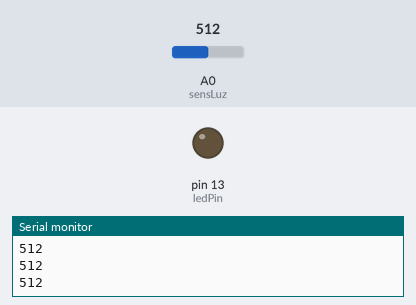
This sketch was run on a simulated Arduino Uno, built with avr-gcc and run on an emulated ATmega328P. Parts: output pins drawn as LEDs (lit = HIGH), the last lines printed to the serial monitor. Inputs (shaded band) come from the test bench; at power-on: A0 (sensLuz) = 512.

Above: at 1.2 s.
1.3 s: A0 (sensLuz) set to 86
2.8 s: A0 (sensLuz) set to 74
At 4.0 s:
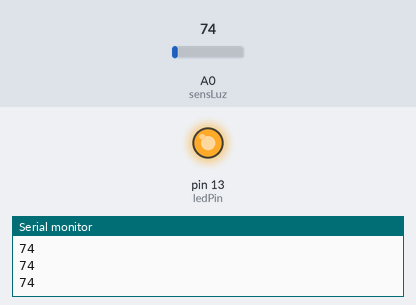
4.3 s: A0 (sensLuz) set to 90
At 5.5 s:
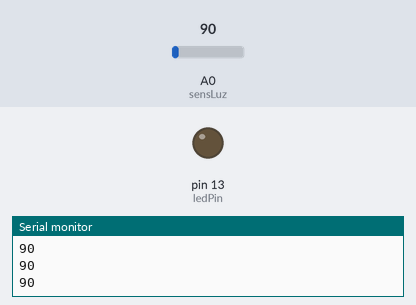
5.8 s: A0 (sensLuz) set to 70
At 6.6 s:
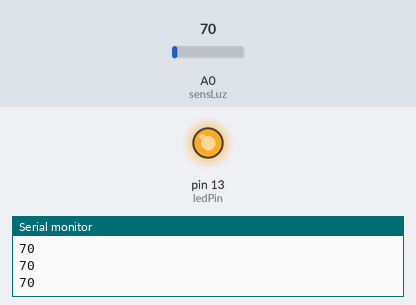
Timing chart, 0 to 8.3 s (numbered marks = the images above; inputs shaded):
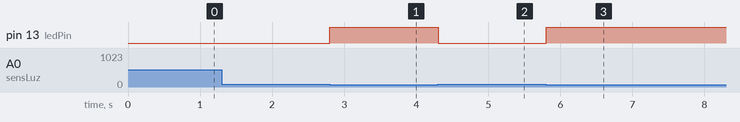

Measured:
- the behaviour switches between 80 and 79 on A0 (sensLuz) (found by bisection; images 0 and 1)
- after the input at 2.8 s, pin 13 (ledPin): LOW → HIGH at once
- after the input at 4.3 s, pin 13 (ledPin): HIGH → LOW at once
- after the input at 5.8 s, pin 13 (ledPin): LOW → HIGH at once

The sketch:

_01ledluz.ino
```cpp
int ledPin = 13;
int sensLuz = A0;

int luz = 0;


void setup() {
  pinMode(ledPin, OUTPUT);
  digitalWrite (ledPin, LOW);
  Serial.begin(9600);
}

void loop() {

  luz = analogRead(sensLuz);
  Serial.println(luz);

  if (luz < 80) {

    digitalWrite (ledPin, HIGH);

  }

  else {
    digitalWrite (ledPin, LOW);

  }
 delay(10);

}
```
